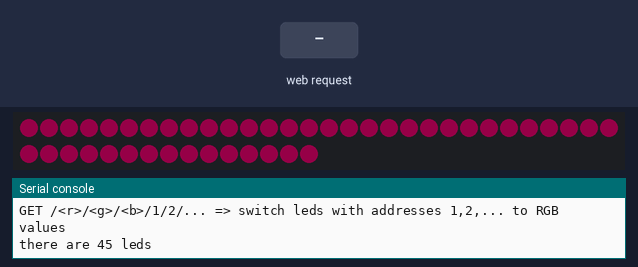
Simulated run of this program. Board: MicroPython board. On the bench: 45 RGB LEDs in strip order, left to right, continuing on the next row, the last lines printed to the serial console. Inputs (shaded band) come from the test bench. Dim RGB values are drawn brighter than linear; WiFi joins after 1.5 s.

Above: at 2.2 s.
At 2.6 s:
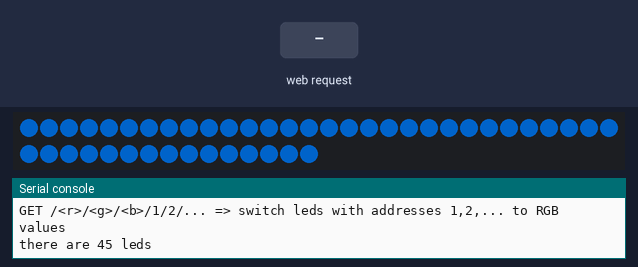
At 4.4 s:
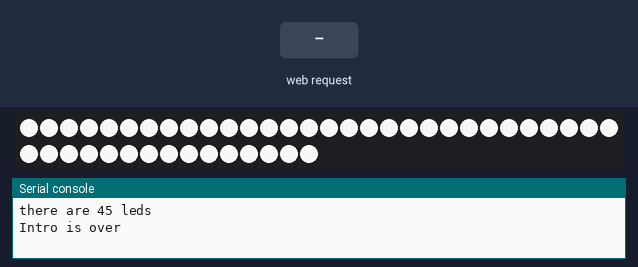
4.5 s: HTTP request GET / received
Timing chart, 0 to 7.5 s (numbered marks = the images above; inputs shaded):
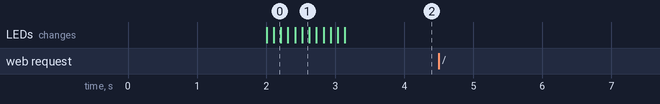

The program:

main.py
```python
import machine, network, socket, utime, neopixel
import json, sys, urandom

# Load config and set global variables
config = json.load(open("config.json"))
SSID = config["ssid"]
WIFI_PASSWORD = config["pass"]
LED_COUNT = config["led_count"]
DATA_PIN = config["data_pin"]

# Sanity checks
if LED_COUNT < 2:
    print("led_count must be more than 1")
    sys.exit()

print("Setting network to client mode")
sta_if = network.WLAN(network.STA_IF)
sta_if.active(True)

print(f"Connecting to {SSID}")
sta_if.connect(SSID, WIFI_PASSWORD)
while not sta_if.isconnected():
    print("We are not connected yet")
    utime.sleep(1)
print(sta_if.ifconfig())

addr = socket.getaddrinfo("0.0.0.0", 80)[0][-1]

s = socket.socket()
s.bind(addr)
s.listen(1)

print("listening on", addr)
print("GET /<r>/<g>/<b>/1/2/... => switch leds with addresses 1,2,... to RGB values")
print(f"there are {LED_COUNT} leds")

np = neopixel.NeoPixel(machine.Pin(DATA_PIN), LED_COUNT)

rainbow = [
    (255, 0, 0),
    (255, 0, 127),
    (255, 0, 255),
    (127, 0, 255),
    (0, 0, 255),
    (0, 127, 255),
    (0, 255, 255),
    (0, 255, 127),
    (0, 255, 0),
    (127, 255, 0),
    (255, 255, 0),
    (255, 255, 255),
]

for v in range(len(rainbow)):
    r, g, b = rainbow[v]
    r = int(r * v / len(rainbow))
    g = int(g * v / len(rainbow))
    b = int(b * v / len(rainbow))
    for i in range(LED_COUNT):
        np[i] = (r, g, b)
    np.write()
    utime.sleep(0.1)

print("Intro is over")

while True:
    try:
        cl, addr = s.accept()
        print("client connected from", addr)
        cl_file = cl.makefile("rwb", 0)
        leds = []
        r = g = b = 0
        while True:
            line = cl_file.readline()
            if not line or line == b"\r\n":
                break
            else:
                if line.split()[0] == b"GET":
                    _, r, g, b, res = line.split()[1].split(b"/", 4)
                    r = int(r)
                    g = int(g)
                    b = int(b)
                    print(r, g, b)
                    print(res)
                    for i in res.split(b"/"):
                        np[int(i)] = (r, g, b)
                    np.write()
        cl.send("HTTP/1.0 200 OK\r\nContent-type: text/html\r\n\r\n")
        cl.send("\n")
        cl.close()
    except Exception as exc:
        print(f"Exception caught: {exc}")
```
